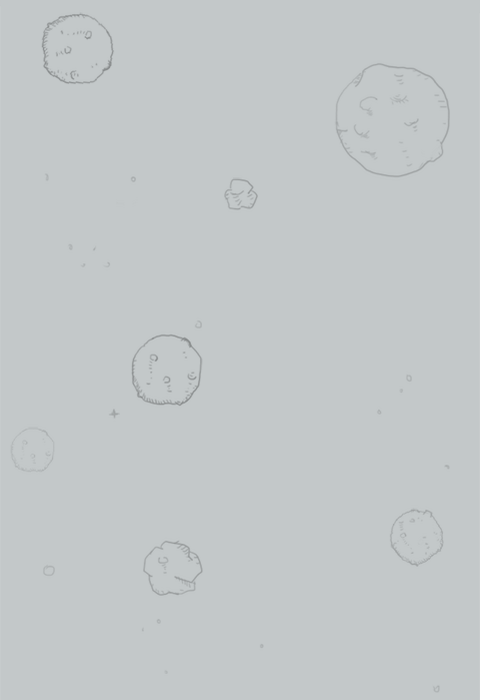
#> input picture background.png, 480 x 700 px
$ jupyter execute start-with-pillow.ipynb   (shell and % lines are left out)
#> lines starting #> are read from the running program, lines starting #| are printed output that depends on the picture
[cell 1]
from matplotlib import pyplot as plt
from PIL import Image
import numpy as np

PIL库中最重要的类就是Image,在模块中也是定义为Image,可以利用此class从磁盘中载入图像文件，处理其他图像，或者创建新的图像文件。

[cell 2]
im = Image.open('background.png')
#> im is the input picture: PIL image 480x700 RGB; mean R, G, B 194.6, 199.6, 200.6
print(im.format,im.size,im.mode)#size返回2-tuple，分别为width，heights。mode表示深度，通道数，通道类型。
#| PNG (480, 700) RGB

format 属性定义了一副图像的原格式是什么，并不只是扩展名那么简单，如果将backfround后缀改为.jpg，我们来看看

[cell 3]
im = Image.open('background.png')
print(im.format,im.size,im.mode)  ##format结果还是png
#| PNG (480, 700) RGB

[cell 4]
#显示图像
im.show()  #最好不用，效率低

#### 读取和保存图像

[cell 5]
import os,sys

[cell 6]
im.save("backgroud_save.jpg")

[cell 7]
im_jpeg = Image.open("backgroud_save.jpg")
print(im_jpeg.format)
#| JPEG

#### 剪切，粘贴，融合图像

Image类提供了一系列可以对图像区域进行编辑的操作，crop可以从图像中提取感兴趣区域

[cell 8]
box = (100,100,400,400) #（left，upper，right，lower）,即左上角和右下角坐标.图像的左上角为原点，此区域大小为(300,300)
region = im.crop(box)
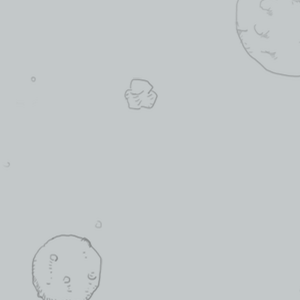
#> region: PIL image 300x300 RGB; mean R, G, B 194.5, 199.5, 200.5

[cell 9]
region = region.transpose(Image.ROTATE_90)
im.paste(region,box) #注意，region和box大小必须相等，区域大小换成长方形就不满足了
im.show()
